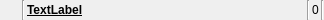
<?xml version="1.0" encoding="UTF-8"?>
<ui version="4.0">
 <class>wgConnGroup</class>
 <widget class="QWidget" name="wgConnGroup">
  <property name="geometry">
   <rect>
    <x>0</x>
    <y>0</y>
    <width>324</width>
    <height>20</height>
   </rect>
  </property>
  <property name="windowTitle">
   <string>Connection Group</string>
  </property>
  <layout class="QGridLayout" name="glDataGroup">
   <property name="horizontalSpacing">
    <number>2</number>
   </property>
   <property name="verticalSpacing">
    <number>0</number>
   </property>
   <property name="margin">
    <number>0</number>
   </property>
   <item row="0" column="4">
    <widget class="Line" name="line_3">
     <property name="orientation">
      <enum>Qt::Vertical</enum>
     </property>
    </widget>
   </item>
   <item row="0" column="6">
    <widget class="Line" name="line_2">
     <property name="orientation">
      <enum>Qt::Vertical</enum>
     </property>
    </widget>
   </item>
   <item row="0" column="2">
    <widget class="QLabel" name="lGrpName">
     <property name="font">
      <font>
       <weight>75</weight>
       <bold>true</bold>
       <underline>true</underline>
      </font>
     </property>
     <property name="text">
      <string>TextLabel</string>
     </property>
    </widget>
   </item>
   <item row="0" column="1">
    <widget class="Line" name="line">
     <property name="orientation">
      <enum>Qt::Vertical</enum>
     </property>
    </widget>
   </item>
   <item row="0" column="0">
    <widget class="QPushButton" name="pbGrpName">
     <property name="minimumSize">
      <size>
       <width>20</width>
       <height>20</height>
      </size>
     </property>
     <property name="maximumSize">
      <size>
       <width>20</width>
       <height>20</height>
      </size>
     </property>
     <property name="text">
      <string/>
     </property>
     <property name="iconSize">
      <size>
       <width>20</width>
       <height>20</height>
      </size>
     </property>
     <property name="checkable">
      <bool>true</bool>
     </property>
     <property name="checked">
      <bool>false</bool>
     </property>
     <property name="flat">
      <bool>true</bool>
     </property>
    </widget>
   </item>
   <item row="0" column="3">
    <spacer name="horizontalSpacer">
     <property name="orientation">
      <enum>Qt::Horizontal</enum>
     </property>
     <property name="sizeHint" stdset="0">
      <size>
       <width>40</width>
       <height>20</height>
      </size>
     </property>
    </spacer>
   </item>
   <item row="0" column="5">
    <widget class="QLabel" name="lCount">
     <property name="text">
      <string>0</string>
     </property>
    </widget>
   </item>
  </layout>
 </widget>
 <resources/>
 <connections/>
</ui>
